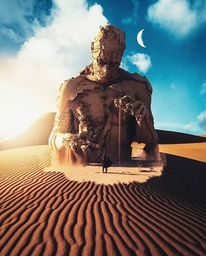
#> input picture sandman.jpg, 206 x 256 px, shrunk from 720 x 896 before the run, found by its file name
$ python ExSemana6.py
#> lines starting #> are read from the running program, lines starting #| are printed output that depends on the picture
#insira seu código aqui
import numpy as np
import cv2

def main():

    # Global variables:
    global img, winTitle

    # Load the images
    img = imgLoad("Sandman.jpg")
    copy = img.copy()
    copy = computeKmeans(copy)

    # Cria a janela
    winTitle = "Image"
    cv2.namedWindow(winTitle)
    cv2.moveWindow(winTitle, 200, 100)

    #stacking images side-by-side
    res = np.hstack((img,copy))

    cv2.imshow(winTitle, res)
    cv2.waitKey(0)
    cv2.destroyAllWindows()

def imgLoad(name):
#> called with name = 'Sandman.jpg'
  image = cv2.imread(name)
#> image is the input picture: shape (256, 206, 3); mean B, G, R 117, 122.2, 123.7
  # image = cv2.cvtColor(image, cv2.COLOR_BGR2RGB)
  return image

def computeKmeans(img):
    z = img.reshape((-1, 3))
    z = np.float32(z);

    criteria = (cv2.TERM_CRITERIA_EPS + cv2.TERM_CRITERIA_MAX_ITER, 40, 0.1)
    k = 16;

    _, labels, centroides = cv2.kmeans(z, k, None, criteria, 40, cv2.KMEANS_RANDOM_CENTERS)
#> centroides = 16 rows, first 8: [215.4, 207.5, 160], [77.92, 103, 166], [223.8, 224.4, 209], [38.61, 40.97, 65.06], [24.13, 23.28, 35.81], [181.3, 224.3, 242.7], [143.4, 102.8, 14.87], [234.3, 241.6, 242]
    centroides = np.uint8(centroides)
#> centroides = 16 rows, first 8: [215, 207, 159], [77, 102, 166], [223, 224, 209], [38, 40, 65], [24, 23, 35], [181, 224, 242], [143, 102, 14], [234, 241, 241]
    newImg = centroides[labels.flatten()]

    finalImg = newImg.reshape((img.shape))
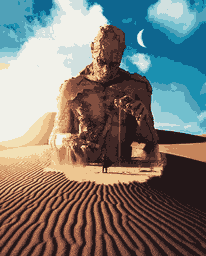
#> finalImg: shape (256, 206, 3); mean B, G, R 116.6, 121.6, 123.2

    return finalImg

main()
#> in main, `res = np.hstack((img,copy))`:
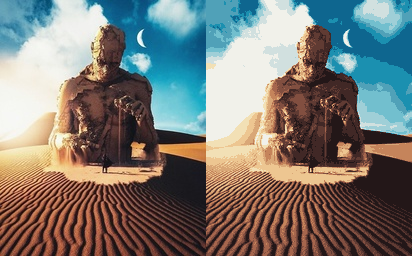
#> res: shape (256, 412, 3); mean B, G, R 116.8, 121.9, 123.4
